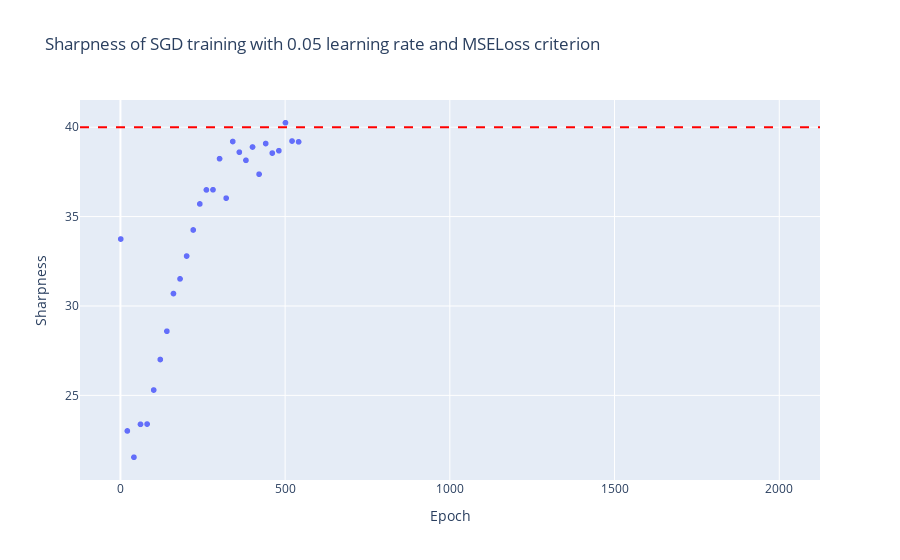

Notebook cell for this chart:
### Code cell
plot_sharpness(metadata=md, output=out, model_id=27)

### Figure 1 — Plotly figure (JSON) as saved in the notebook; plotly's stock layout.template omitted (floating-point values rounded to 4 significant figures; data arrays with more than 128 entries replaced by an {"elided": "..."} marker saying what was removed)
{"data": [{"hovertemplate": "Epoch=%{x}<br>Sharpness=%{y}<extra></extra>", "legendgroup": "", "marker": {"color": "#636efa", "symbol": "circle"}, "mode": "markers", "name": "", "showlegend": false, "x": {"elided": "2000 int values"}, "xaxis": "x", "y": {"elided": "2000 float values"}, "yaxis": "y", "type": "scattergl"}], "layout": {"xaxis": {"anchor": "y", "domain": [0.0, 1.0], "title": {"text": "Epoch"}}, "yaxis": {"anchor": "x", "domain": [0.0, 1.0], "title": {"text": "Sharpness"}}, "legend": {"tracegroupgap": 0}, "title": {"text": "Sharpness of SGD training with 0.05 learning rate and MSELoss criterion"}, "shapes": [{"line": {"color": "red", "dash": "dash"}, "type": "line", "x0": 0, "x1": 1, "xref": "x domain", "y0": 40.0, "y1": 40.0, "yref": "y"}]}}
